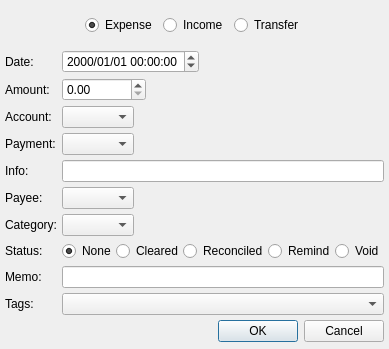
<?xml version="1.0" encoding="UTF-8"?>
<ui version="4.0">
 <class>TransactionAddDialog</class>
 <widget class="QDialog" name="TransactionAddDialog">
  <property name="geometry">
   <rect>
    <x>0</x>
    <y>0</y>
    <width>375</width>
    <height>349</height>
   </rect>
  </property>
  <property name="windowTitle">
   <string>Add Transaction</string>
  </property>
  <layout class="QVBoxLayout" name="verticalLayout">
   <property name="spacing">
    <number>5</number>
   </property>
   <property name="leftMargin">
    <number>5</number>
   </property>
   <property name="topMargin">
    <number>5</number>
   </property>
   <property name="rightMargin">
    <number>5</number>
   </property>
   <property name="bottomMargin">
    <number>5</number>
   </property>
   <item>
    <widget class="QGroupBox" name="groupBox">
     <property name="maximumSize">
      <size>
       <width>16777215</width>
       <height>40</height>
      </size>
     </property>
     <property name="styleSheet">
      <string notr="true">QGroupBox {border: 0px solid transparent;}</string>
     </property>
     <property name="title">
      <string/>
     </property>
     <layout class="QHBoxLayout" name="horizontalLayout_5">
      <item>
       <spacer name="horizontalSpacer">
        <property name="orientation">
         <enum>Qt::Horizontal</enum>
        </property>
        <property name="sizeHint" stdset="0">
         <size>
          <width>40</width>
          <height>20</height>
         </size>
        </property>
       </spacer>
      </item>
      <item>
       <widget class="QRadioButton" name="expenseRBtn">
        <property name="text">
         <string>Expense</string>
        </property>
        <property name="checked">
         <bool>true</bool>
        </property>
       </widget>
      </item>
      <item>
       <widget class="QRadioButton" name="incomeRBtn">
        <property name="text">
         <string>Income</string>
        </property>
       </widget>
      </item>
      <item>
       <widget class="QRadioButton" name="transferRBtn">
        <property name="text">
         <string>Transfer</string>
        </property>
       </widget>
      </item>
      <item>
       <spacer name="horizontalSpacer_2">
        <property name="orientation">
         <enum>Qt::Horizontal</enum>
        </property>
        <property name="sizeHint" stdset="0">
         <size>
          <width>40</width>
          <height>20</height>
         </size>
        </property>
       </spacer>
      </item>
     </layout>
    </widget>
   </item>
   <item>
    <layout class="QGridLayout" name="gridLayout">
     <item row="8" column="0">
      <widget class="QLabel" name="label_9">
       <property name="text">
        <string>Memo:</string>
       </property>
      </widget>
     </item>
     <item row="2" column="1">
      <layout class="QHBoxLayout" name="horizontalLayout_4">
       <property name="spacing">
        <number>0</number>
       </property>
       <item>
        <widget class="QComboBox" name="fromAccountCBox">
         <property name="sizeAdjustPolicy">
          <enum>QComboBox::AdjustToContents</enum>
         </property>
        </widget>
       </item>
       <item>
        <spacer name="horizontalSpacer_5">
         <property name="orientation">
          <enum>Qt::Horizontal</enum>
         </property>
         <property name="sizeHint" stdset="0">
          <size>
           <width>40</width>
           <height>20</height>
          </size>
         </property>
        </spacer>
       </item>
      </layout>
     </item>
     <item row="3" column="0">
      <widget class="QLabel" name="paymentAndToLbl">
       <property name="text">
        <string>Payment:</string>
       </property>
      </widget>
     </item>
     <item row="2" column="0">
      <widget class="QLabel" name="accountAndFromLbl">
       <property name="text">
        <string>Account:</string>
       </property>
      </widget>
     </item>
     <item row="0" column="1">
      <layout class="QHBoxLayout" name="horizontalLayout">
       <property name="spacing">
        <number>0</number>
       </property>
       <item>
        <widget class="QDateTimeEdit" name="createdEdit">
         <property name="displayFormat">
          <string>yyyy/MM/dd HH:mm:ss</string>
         </property>
        </widget>
       </item>
       <item>
        <spacer name="horizontalSpacer_3">
         <property name="orientation">
          <enum>Qt::Horizontal</enum>
         </property>
         <property name="sizeHint" stdset="0">
          <size>
           <width>40</width>
           <height>20</height>
          </size>
         </property>
        </spacer>
       </item>
      </layout>
     </item>
     <item row="4" column="0">
      <widget class="QLabel" name="label_5">
       <property name="text">
        <string>Info:</string>
       </property>
      </widget>
     </item>
     <item row="6" column="0">
      <widget class="QLabel" name="label_7">
       <property name="text">
        <string>Category:</string>
       </property>
      </widget>
     </item>
     <item row="1" column="0">
      <widget class="QLabel" name="label_2">
       <property name="text">
        <string>Amount:</string>
       </property>
      </widget>
     </item>
     <item row="1" column="1">
      <layout class="QHBoxLayout" name="horizontalLayout_3">
       <property name="spacing">
        <number>0</number>
       </property>
       <item>
        <widget class="QDoubleSpinBox" name="amountEdit">
         <property name="minimum">
          <double>0.000000000000000</double>
         </property>
         <property name="maximum">
          <double>2147483647.000000000000000</double>
         </property>
        </widget>
       </item>
       <item>
        <spacer name="horizontalSpacer_4">
         <property name="orientation">
          <enum>Qt::Horizontal</enum>
         </property>
         <property name="sizeHint" stdset="0">
          <size>
           <width>40</width>
           <height>20</height>
          </size>
         </property>
        </spacer>
       </item>
      </layout>
     </item>
     <item row="7" column="0">
      <widget class="QLabel" name="label_8">
       <property name="text">
        <string>Status:</string>
       </property>
      </widget>
     </item>
     <item row="0" column="0">
      <widget class="QLabel" name="label">
       <property name="text">
        <string>Date:</string>
       </property>
      </widget>
     </item>
     <item row="5" column="0">
      <widget class="QLabel" name="label_6">
       <property name="text">
        <string>Payee:</string>
       </property>
      </widget>
     </item>
     <item row="9" column="0">
      <widget class="QLabel" name="label_10">
       <property name="text">
        <string>Tags:</string>
       </property>
      </widget>
     </item>
     <item row="3" column="1">
      <layout class="QHBoxLayout" name="horizontalLayout_2">
       <property name="spacing">
        <number>0</number>
       </property>
       <item>
        <widget class="QComboBox" name="paymentAndToAccountCBox">
         <property name="sizeAdjustPolicy">
          <enum>QComboBox::AdjustToContents</enum>
         </property>
        </widget>
       </item>
       <item>
        <spacer name="horizontalSpacer_6">
         <property name="orientation">
          <enum>Qt::Horizontal</enum>
         </property>
         <property name="sizeHint" stdset="0">
          <size>
           <width>40</width>
           <height>20</height>
          </size>
         </property>
        </spacer>
       </item>
      </layout>
     </item>
     <item row="4" column="1">
      <widget class="QLineEdit" name="infoEdit"/>
     </item>
     <item row="5" column="1">
      <layout class="QHBoxLayout" name="horizontalLayout_6">
       <property name="spacing">
        <number>0</number>
       </property>
       <item>
        <widget class="QComboBox" name="comboBox_3">
         <property name="sizeAdjustPolicy">
          <enum>QComboBox::AdjustToContents</enum>
         </property>
        </widget>
       </item>
       <item>
        <spacer name="horizontalSpacer_7">
         <property name="orientation">
          <enum>Qt::Horizontal</enum>
         </property>
         <property name="sizeHint" stdset="0">
          <size>
           <width>40</width>
           <height>20</height>
          </size>
         </property>
        </spacer>
       </item>
      </layout>
     </item>
     <item row="6" column="1">
      <layout class="QHBoxLayout" name="horizontalLayout_7">
       <property name="spacing">
        <number>0</number>
       </property>
       <item>
        <widget class="QComboBox" name="categoryCBox">
         <property name="sizeAdjustPolicy">
          <enum>QComboBox::AdjustToContents</enum>
         </property>
        </widget>
       </item>
       <item>
        <spacer name="horizontalSpacer_8">
         <property name="orientation">
          <enum>Qt::Horizontal</enum>
         </property>
         <property name="sizeHint" stdset="0">
          <size>
           <width>40</width>
           <height>20</height>
          </size>
         </property>
        </spacer>
       </item>
      </layout>
     </item>
     <item row="7" column="1">
      <layout class="QHBoxLayout" name="horizontalLayout_8">
       <property name="spacing">
        <number>0</number>
       </property>
       <item>
        <widget class="QRadioButton" name="statusNoneRBtn">
         <property name="text">
          <string>None</string>
         </property>
         <property name="checked">
          <bool>true</bool>
         </property>
        </widget>
       </item>
       <item>
        <widget class="QRadioButton" name="statusClearedRBtn">
         <property name="text">
          <string>Cleared</string>
         </property>
        </widget>
       </item>
       <item>
        <widget class="QRadioButton" name="statusReconciledRBtn">
         <property name="text">
          <string>Reconciled</string>
         </property>
        </widget>
       </item>
       <item>
        <widget class="QRadioButton" name="statusRemindRBtn">
         <property name="text">
          <string>Remind</string>
         </property>
        </widget>
       </item>
       <item>
        <widget class="QRadioButton" name="statusVoidRBtn">
         <property name="text">
          <string>Void</string>
         </property>
        </widget>
       </item>
      </layout>
     </item>
     <item row="8" column="1">
      <widget class="QLineEdit" name="memoEdit"/>
     </item>
     <item row="9" column="1">
      <widget class="QComboBox" name="comboBox_5">
       <property name="sizeAdjustPolicy">
        <enum>QComboBox::AdjustToContents</enum>
       </property>
      </widget>
     </item>
    </layout>
   </item>
   <item>
    <widget class="QDialogButtonBox" name="buttonBox">
     <property name="standardButtons">
      <set>QDialogButtonBox::Cancel|QDialogButtonBox::Ok</set>
     </property>
    </widget>
   </item>
  </layout>
 </widget>
 <resources/>
 <connections>
  <connection>
   <sender>buttonBox</sender>
   <signal>accepted()</signal>
   <receiver>TransactionAddDialog</receiver>
   <slot>accept()</slot>
   <hints>
    <hint type="sourcelabel">
     <x>224</x>
     <y>335</y>
    </hint>
    <hint type="destinationlabel">
     <x>145</x>
     <y>346</y>
    </hint>
   </hints>
  </connection>
  <connection>
   <sender>buttonBox</sender>
   <signal>rejected()</signal>
   <receiver>TransactionAddDialog</receiver>
   <slot>reject()</slot>
   <hints>
    <hint type="sourcelabel">
     <x>329</x>
     <y>330</y>
    </hint>
    <hint type="destinationlabel">
     <x>340</x>
     <y>347</y>
    </hint>
   </hints>
  </connection>
 </connections>
</ui>
